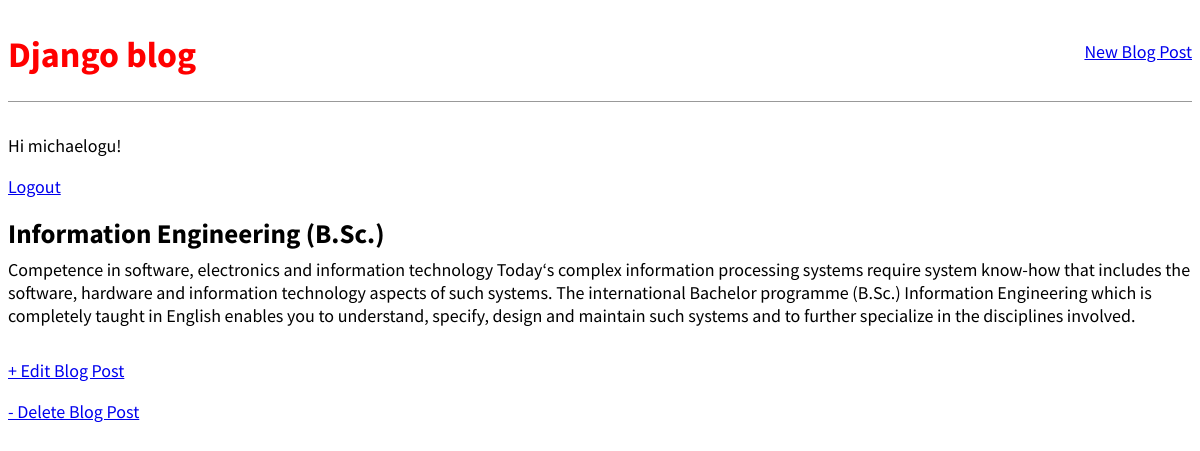
The app's page /post/1/ (signed in) with its own data.
### blog/models.py (models this page shows, shortened)
class Post(models.Model):
    title = models.CharField(max_length=200)
    author = models.ForeignKey('auth.User', on_delete=models.CASCADE, )
    body = models.TextField()

### blog/views.py (the view)
# urls.py: path('post/<int:pk>/', BlogDetailView.as_view(), name='post_detail'),
class BlogDetailView(DetailView):
    model = Post
    template_name = 'post_detail.html'

### templates/post_detail.html
{% extends 'base.html' %}
{% block content %}
  <div class="post-entry">
    <h2>{{ post.title }}</h2>
    <p>{{ post.body }}</p>
  </div>
  <p><a href="{% url 'post_edit' post.id %}" >+ Edit Blog Post</a></p>
   <p><a href="{% url 'post_delete' post.id %}" >- Delete Blog Post</a></p>
{% endblock %}

### templates/base.html (shortened to what this page needs)
{% load static %}
<html>
  <head>
    <link href="{% static 'css/base.css' %}" rel="stylesheet" >
  </head>
  <body>
    <header>
      <div class="nav-left">
        <h1><a href="{% url 'home' %}">Django blog</a></h1>
      </div>
      <div class="nav-right">
        <a href="{% url 'post_new' %}">New Blog Post</a>
      </div>
    </header>
    {% if user.is_authenticated %}
      <p>Hi {{ user.username }}! </p>
      <p><a href="{% url 'logout' %}">Logout</a></p>
    {% else %}
      <p>You are not logged in.</p>
      <a href="{% url 'login' %}">Log In</a>
    {% endif %}
      {% block content %}
      {% endblock %}
  </body>
</html>

### static/css/base.css (style rules this page uses)
body { font-family: 'Source Sans Pro', sans-serif; font-size: 18px; }
header { border-bottom: 1px solid #999; margin-bottom: 2rem; display: flex; }
header h1 a { color: red; text-decoration: none; }
.nav-left { margin-right: auto; }
.nav-right { display: flex; padding-top: 2rem; }
.post-entry { margin-bottom: 2rem; }
.post-entry h2 { margin: 0.5rem 0; }
.post-entry p { margin: 0; font-weight: 400; }

### records on screen
Post: title "Information Engineering (B.Sc.)", body "Competence in software, electronics and information technology Today‘s complex information processing systems require system know-how that includes the software, hardware and information technology aspects of such systems. The international Bachelor programme (B.Sc.) Information Engineering which is completely taught in English enables you to understand, specify, design and maintain such systems and to further specialize in the disciplines involved."

### other values on screen
{{ user.username }} "michaelogu"
